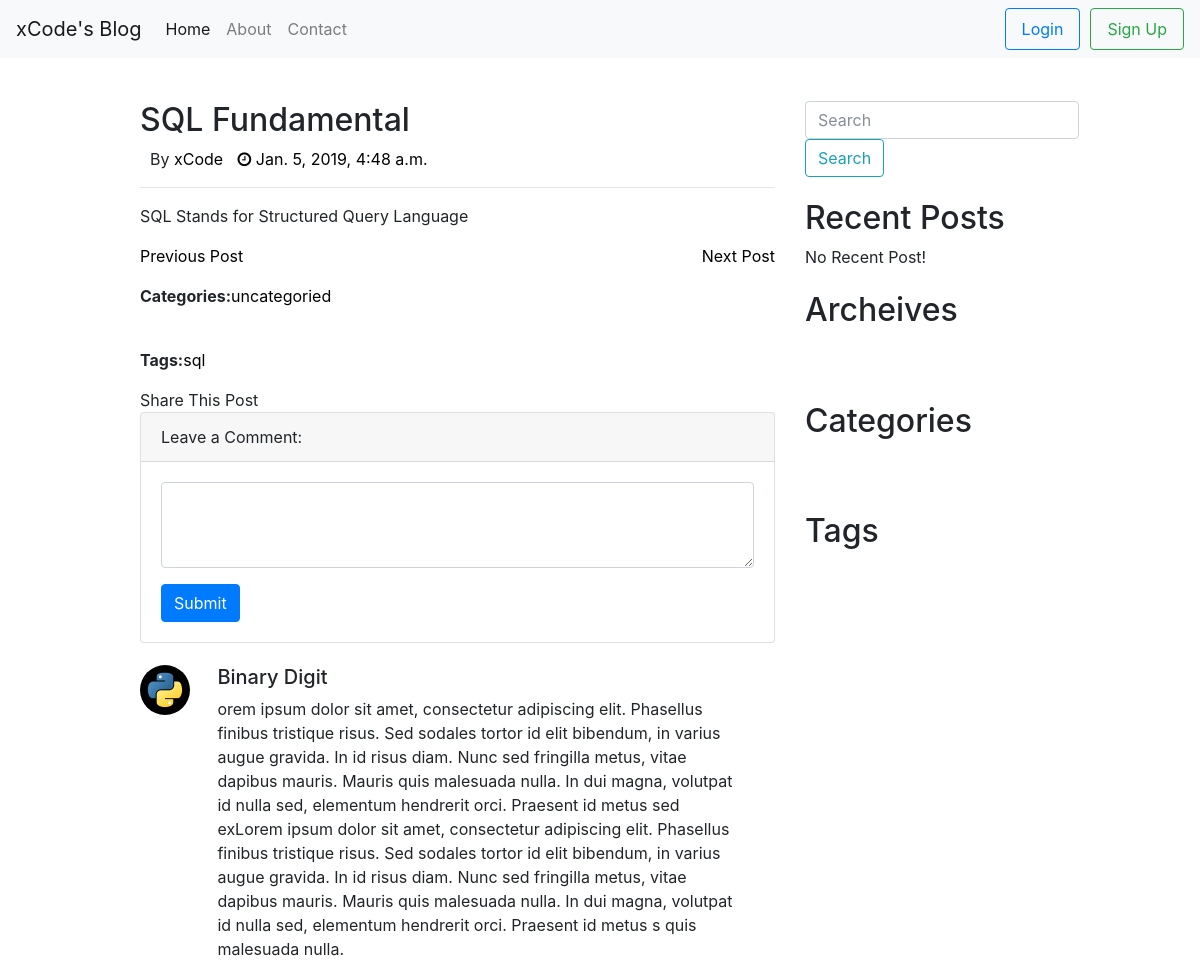
The app's page /blog/posts/2/ (upper part), older data.
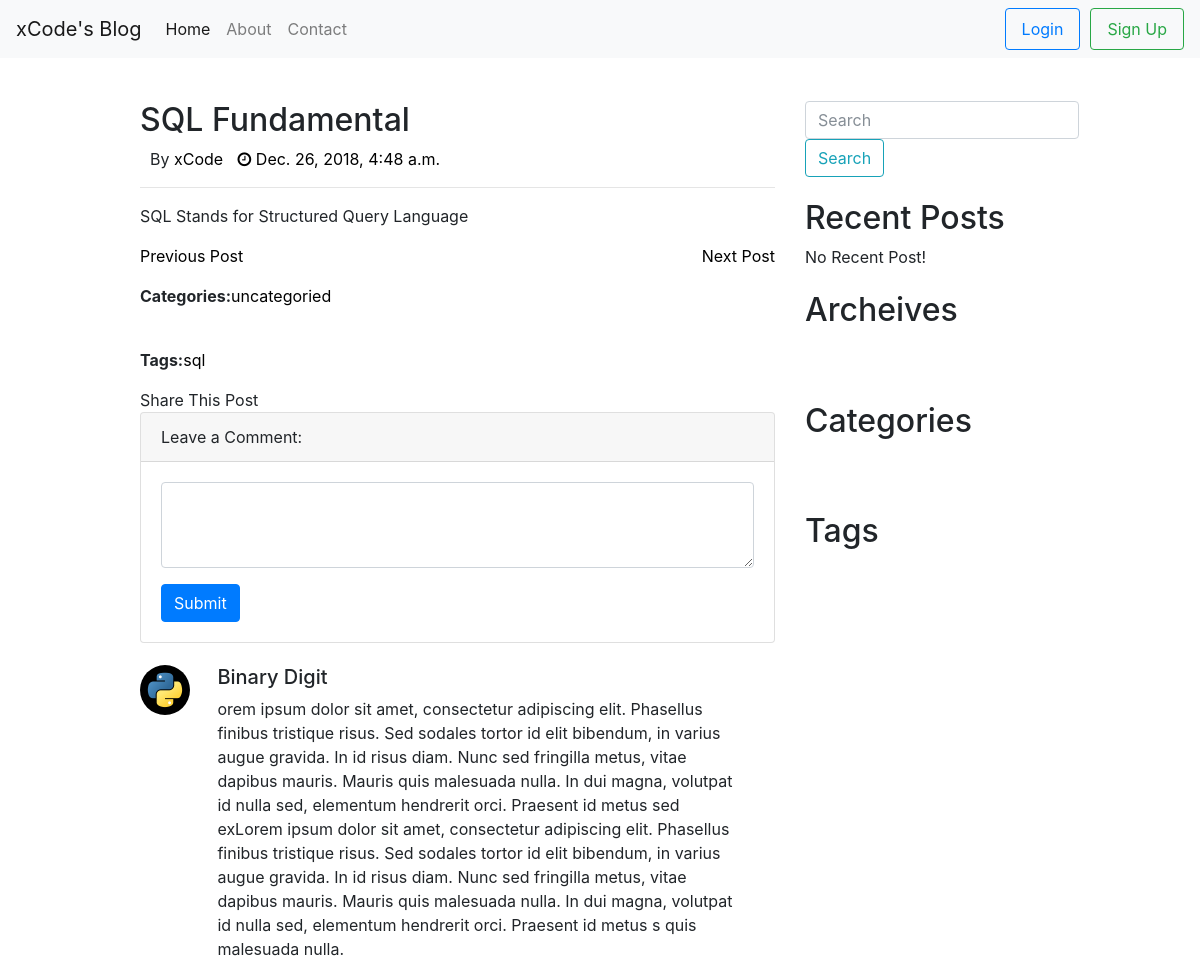
The same page, newer data.
### blog/models.py (models this page shows, shortened)
class Post(models.Model):
    title = models.CharField(max_length=250,unique=True)
    content = models.CharField(max_length=1000)
    tag = models.CharField(max_length=100,default='sql')
    category = models.CharField(max_length=150, default='uncategoried')
    featured_img = models.ImageField(upload_to='featured_images', blank=True)
    author = models.CharField(max_length=100, default="xHacker404")
    published_date = models.DateTimeField()

### blog/views.py (the view)
# urls.py: path('posts/<int:pk>/', views.post_details),
def post_details(request, pk):
    post_list = Post.objects.get(id=pk)
    my_dict = {'post':post_list}
    return render(request, 'blog/single.html', context=my_dict)

### templates/blog/single.html (shortened to what this page needs)
<!DOCTYPE html>
{% extends 'blog/base.html' %}
{% load staticfiles %}
{% block post_block %}
<div class="col-md-7">
    <div class="post">
        {% if post  %}
        <h2>{{post.title}}</h2>
        <ul>
            <li>By <a href="blog/posts/{{post.author}}">{{post.author}}</a></li>
            <li><a href="blog/posts/{{post.published_date.date}}"> <i class="fa fa-clock-o" aria-hidden="true"></i> {{ post.published_date}}</a></li>
        </ul>
        <hr>
        <p>
            {{post.content}}
        </p>
       <ul class="pager">
          <li style="margin-left:0"><a href="#">Previous Post</a></li>
          <li style="float: right"><a href="#">Next Post</a></li>
        </ul>
        <p><b>Categories:</b><a href="blog/{{ tag }}" />{{ post.category }}</a></p> <br>
        <p><b>Tags:</b><a href="blog/{{ category }}" />{{ post.tag }}</a></p>
        <div id="share">Share This Post</div>
        <div class="card">
            <div class="card-header">
                    Leave a Comment:
            </div>
            <div class="card-body">
            <form>
                <div class="form-group">
                    <textarea class="form-control" id="comment-box" rows="3"></textarea>
                </div>
                <button type="submit" class="btn btn-primary" >Submit</button>
            </form>
            </div>
        </div>
        <div class="row comment">
        <div class="col-md-1 commenter"><img src="{% static 'images/profile.png' %}" alt="50x50"></div>
        <div class="col-md-10 comment-body">
            <h2 style="font-size: 20px">Binary Digit</h2>
            <p>
                orem ipsum dolor sit amet, consectetur adipiscing elit. Phasellus finibus tristique risus. Sed sodales tortor id elit bibendum, in varius augue gravida. In id risus diam. Nunc sed fringilla metus, vitae dapibus mauris. Mauris quis malesuada nulla. In dui magna, volutpat id nulla sed, elementum hendrerit orci. Praesent id metus sed exLorem ipsum dolor sit amet, consectetur adipiscing elit. Phasellus finibus tristique risus. Sed sodales tortor id elit bibendum, in varius augue gravida. In id risus diam. Nunc sed fringilla metus, vitae dapibus mauris. Mauris quis malesuada nulla. In dui magna, volutpat id nulla sed, elementum hendrerit orci. Praesent id metus s quis malesuada nulla.
            </p>
        </div>
        </div>
    </div>
    {% else %}
    <p>Post Has been deleted OR 404!!!!</p>
    {% endif %}
</div>
{% endblock %}

Row changes from the older to the newer data that the page shows:
changed Post "SQL Fundamental": published_date "Jan. 5, 2019, 4:48 a.m." → "Dec. 26, 2018, 4:48 a.m."
